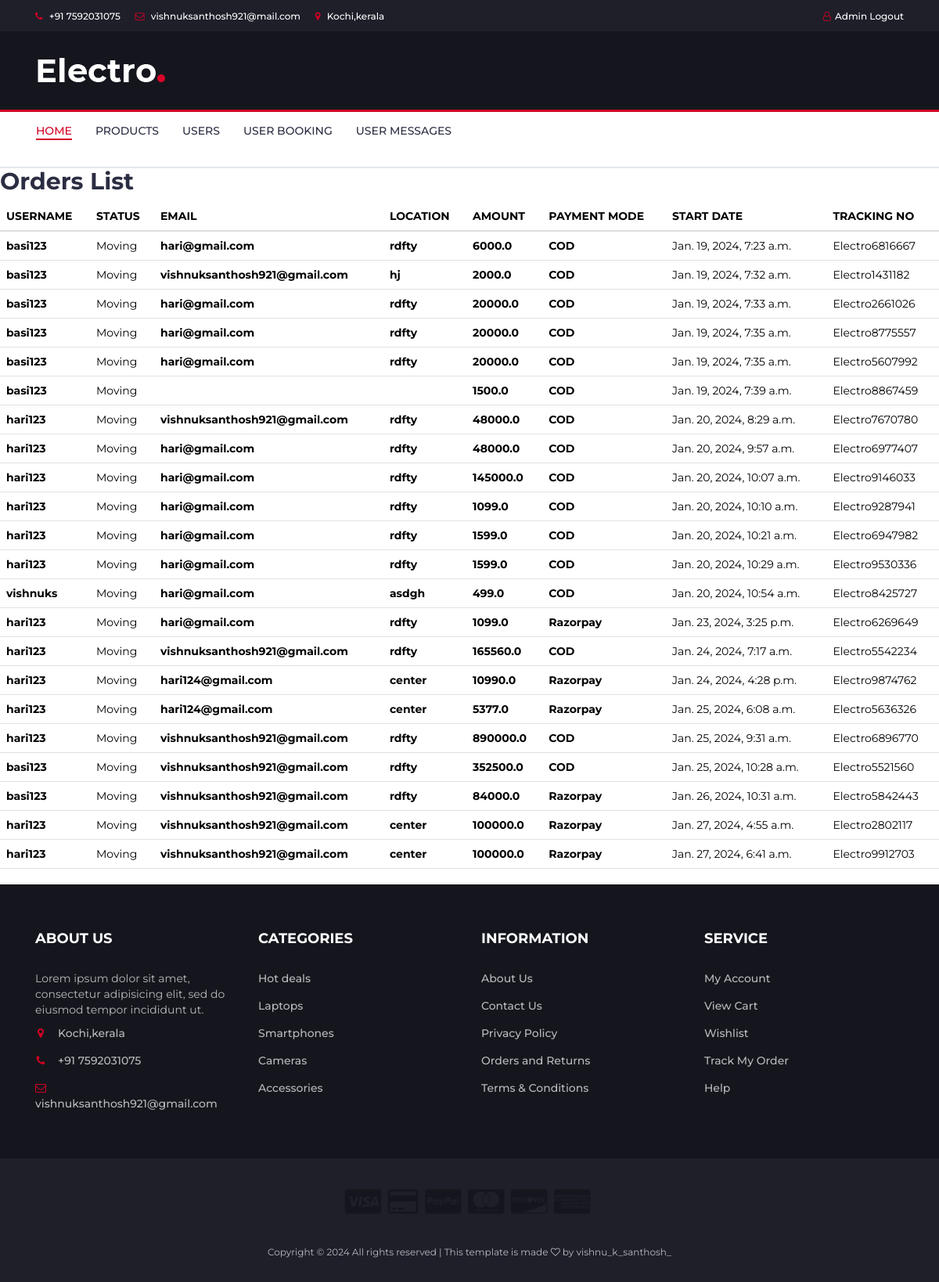
The app's page /userbooking with its own data.
### myapp/models.py (models this page shows, shortened)
class order(models.Model):
    user = models.ForeignKey(usersignup, on_delete=models.CASCADE)
    fname = models.CharField(max_length=150, null=False)
    lname = models.CharField(max_length=150, null=False)
    email = models.CharField(max_length=150, null=False)
    phone = models.CharField(max_length=150, null=False)
    address = models.TextField(null=False)
    city = models.CharField(max_length=150, null=False)
    state = models.CharField(max_length=150, null=False)
    country = models.CharField(max_length=150, null=False)
    pincode = models.CharField(max_length=150, null=False)
    total_price = models.FloatField(null=False)
    payment_mode = models.CharField(max_length=150, null=False)
    payment_id = models.CharField(max_length=150, null=True)
    orderstatus = (
        ('pending','pending'),
        ('Out for shipping','Out for shipping'),
        ('Completed','Completed')
    )
    status = models.CharField(max_length=150,choices=orderstatus, default='pending')
    message = models.TextField(null=True)
    tracking_no = models.CharField(max_length=150,null=True)
    created_at = models.DateTimeField(auto_now_add=True)
    updated_at = models.DateTimeField(auto_now=True)

class usersignup(models.Model):
    name = models.CharField(max_length=50)
    username = models.CharField(max_length=50)
    email = models.EmailField()
    phone = models.IntegerField()
    password = models.CharField(max_length=50)

### myapp/views.py (the view)
# urls.py: path('userbooking',views.userbooking,name='userbooking'),
def userbooking(a2):
    o = order.objects.all()
    return render(a2,'myadmin/userbooking.html',{'o':o})

### templates/myadmin/userbooking.html (shortened to what this page needs)
{% extends 'myadmin/adbase.html' %}
{% block content %}
{% load static %}
                <div class="col-12 tm-block-col">
                    <div class="tm-bg-primary-dark tm-block tm-block-taller tm-block-scroll">
                        <h2 class="tm-block-title">Orders List</h2>
                        <table class="table">
                            <thead>
                                <tr>
                                    <th scope="col">USERNAME</th>
                                    <th scope="col">STATUS</th>
                                    <th scope="col">EMAIL</th>
                                    <th scope="col">LOCATION</th>
                                    <th scope="col">AMOUNT</th>
                                    <th scope="col">PAYMENT MODE</th>
                                    <th scope="col">START DATE</th>
                                    <th scope="col">TRACKING NO</th>
                                </tr>
                            </thead>
                            <tbody>
                                {% for i in o %}
                                <tr>
                                    <th scope="row"><b>{{i.user.username}}</b></th>
                                    <td>
                                        Moving
                                    </td>
                                    <td><b>{{i.email}}</b></td>
                                    <td><b>{{i.city}}</b></td>
                                    <td><b>{{i.total_price}}</b></td>
                                    <td><b>{{i.payment_mode}}</b></td>
                                    <td>{{i.created_at}}</td>
                                    <td>{{i.tracking_no}}</td>
                                </tr>
                                {% endfor %}
                            </tbody>
                        </table>
                    </div>
                </div>
{% endblock %}

### templates/myadmin/adbase.html (shortened to what this page needs)
<!DOCTYPE html>
<html lang="en">
<head>
  {%load static%}
  <link href="https://cdn.jsdelivr.net/npm/bootstrap@5.3.2/dist/css/bootstrap.min.css" rel="stylesheet"
>
  <link type="text/css" rel="stylesheet" href="{%static 'css/bootstrap.min.css' %}" />
  <link type="text/css" rel="stylesheet" href="{%static 'css/slick.css' %}" />
  <link type="text/css" rel="stylesheet" href="{%static 'css/slick-theme.css' %}" />
  <link type="text/css" rel="stylesheet" href="{%static 'css/nouislider.min.css' %}" />
  <link rel="stylesheet" href="{%static 'css/font-awesome.min.css' %}">
  <link type="text/css" rel="stylesheet" href="{%static 'css/style.css' %}" />
</head>
<body>
  <header>
    <div id="top-header">
      <div class="container">
        <ul class="header-links pull-left">
          <li><a href="#"><i class="fa fa-phone"></i> +91 7592031075</a></li>
          <li><a href="#"><i class="fa fa-envelope-o"></i> vishnuksanthosh921@mail.com</a></li>
          <li><a href="#"><i class="fa fa-map-marker"></i> Kochi,kerala</a></li>
        </ul>
        <ul class="header-links pull-right">
          <li><a href="{% url 'logout' %}"><i class="fa fa-user-o"></i>Admin Logout</a></li>
        </ul>
      </div>
    </div>
    <div id="header">
      <div class="container">
        <div class="row">
          <div class="col-md-3">
            <div class="header-logo">
              <a href="#" class="logo">
                <img src="{%static 'img/logo.png' %}" alt="">
              </a>
            </div>
          </div>
          <div class="col-md-6">
            <div class="header-search">
            </div>
          </div>
          <div class="col-md-3 clearfix">
          </div>
        </div>
      </div>
    </div>
  </header>
  <nav id="navigation">
    <div class="container">
      <div id="responsive-nav">
        <ul class="main-nav navbar navbar-expand-lg">
          <li class="active"><a href="{% url 'adminindex' %}">HOME</a></li>
          <li><a href="{% url 'adminpro' %}">PRODUCTS</a></li>
          <li><a href="{% url 'userss' %}">USERS</a></li>
          <li><a href="{% url 'userbooking' %}">USER BOOKING</a></li>
          <li><a href="{% url 'messages' %}">USER MESSAGES</a></li>
        </ul>
      </div>
    </div>
  </nav>
  {% block content %}
  {% endblock %}
  <footer id="footer">
    <div class="section">
      <div class="container">
        <div class="row">
          <div class="col-md-3 col-xs-6">
            <div class="footer">
              <h3 class="footer-title">About Us</h3>
              <p>Lorem ipsum dolor sit amet, consectetur adipisicing elit, sed do eiusmod tempor incididunt ut.</p>
              <ul class="footer-links">
                <li><a href="#"><i class="fa fa-map-marker"></i>Kochi,kerala</a></li>
                <li><a href="#"><i class="fa fa-phone"></i>+91 7592031075</a></li>
                <li><a href="#"><i class="fa fa-envelope-o"></i>vishnuksanthosh921@gmail.com</a></li>
              </ul>
            </div>
          </div>
          <div class="col-md-3 col-xs-6">
            <div class="footer">
              <h3 class="footer-title">Categories</h3>
              <ul class="footer-links">
                <li><a href="#">Hot deals</a></li>
                <li><a href="#">Laptops</a></li>
                <li><a href="#">Smartphones</a></li>
                <li><a href="#">Cameras</a></li>
                <li><a href="#">Accessories</a></li>
              </ul>
            </div>
          </div>
          <div class="col-md-3 col-xs-6">
            <div class="footer">
              <h3 class="footer-title">Information</h3>
              <ul class="footer-links">
                <li><a href="#">About Us</a></li>
                <li><a href="#">Contact Us</a></li>
                <li><a href="#">Privacy Policy</a></li>
                <li><a href="#">Orders and Returns</a></li>
                <li><a href="#">Terms & Conditions</a></li>
              </ul>
            </div>
          </div>
          <div class="col-md-3 col-xs-6">
            <div class="footer">
              <h3 class="footer-title">Service</h3>
              <ul class="footer-links">
                <li><a href="#">My Account</a></li>
                <li><a href="#">View Cart</a></li>
                <li><a href="#">Wishlist</a></li>
                <li><a href="#">Track My Order</a></li>
                <li><a href="#">Help</a></li>
              </ul>
            </div>
          </div>
        </div>
      </div>
    </div>
    <div id="bottom-footer" class="section">
      <div class="container">
        <div class="row">
          <div class="col-md-12 text-center">
            <ul class="footer-payments">
              <li><a href="#"><i class="fa fa-cc-visa"></i></a></li>
              <li><a href="#"><i class="fa fa-credit-card"></i></a></li>
              <li><a href="#"><i class="fa fa-cc-paypal"></i></a></li>
              <li><a href="#"><i class="fa fa-cc-mastercard"></i></a></li>
              <li><a href="#"><i class="fa fa-cc-discover"></i></a></li>
              <li><a href="#"><i class="fa fa-cc-amex"></i></a></li>
            </ul>
            <span class="copyright">
              Copyright &copy;
              <script>document.write(new Date().getFullYear());</script> All rights reserved | This template is made <i
                class="fa fa-heart-o" aria-hidden="true"></i> by vishnu_k_santhosh_
            </span>
          </div>
        </div>
      </div>
    </div>
  </footer>
</body>
</html>

### static/css/style.css (style rules this page uses)
body { font-family: 'Montserrat', sans-serif; font-weight: 400; color: #333; }
h1, h2, h3, h4, h5, h6 { color: #2B2D42; font-weight: 700; margin: 0 0 10px; }
a { color: #2B2D42; font-weight: 500; -webkit-transition: 0.2s color; transition: 0.2s color; }
ul, ol { margin: 0; padding: 0; list-style: none }
.section { padding-top: 30px; padding-bottom: 30px; }
#top-header { padding-top: 10px; padding-bottom: 10px; background-color: #1E1F29; }
.header-links li { display: inline-block; margin-right: 15px; font-size: 12px; }
.header-links li:last-child { margin-right: 0px; }
.header-links li a { color: #FFF; }
.header-links li i { color: #D10024; margin-right: 5px; }
#header { padding-top: 15px; padding-bottom: 15px; background-color: #15161D; }
.header-logo { float: left; }
.header-logo .logo img { display: block; }
.header-search { padding: 15px 0px; }
#navigation { background: #FFF; border-bottom: 2px solid #E4E7ED; border-top: 3px solid #D10024; }
.main-nav>li+li { margin-left: 30px }
.main-nav>li>a { padding: 20px 0px; }
.main-nav>li>a:hover, .main-nav>li>a:focus, .main-nav>li.active>a { color: #D10024; background-color: transparent; }
.main-nav>li>a:after { content: ""; display: block; width: 0%; height: 2px; background-color: #D10024; -webkit-transition: 0.2s all; transition: 0.2s all; }
.main-nav>li>a:hover:after, .main-nav>li>a:focus:after, .main-nav>li.active>a:after { width: 100%; }
#footer { background: #15161D; color: #B9BABC; }
#bottom-footer { background: #1E1F29; }
.footer { margin: 30px 0px; }
.footer .footer-title { color: #FFF; text-transform: uppercase; font-size: 18px; margin: 0px 0px 30px; }
.footer-links li+li { margin-top: 15px; }
.footer-links li a { color: #B9BABC; }
.footer-links li i { margin-right: 15px; color: #D10024; width: 14px; text-align: center; }
.copyright { margin-top: 30px; display: block; font-size: 12px; }
.footer-payments li { display: inline-block; margin-right: 5px; }
.footer-payments li a { color: #15161D; font-size: 36px; display: block; }

### records on screen
order: user.username "basi123", email "hari@gmail.com", city "rdfty", total_price "6000.0", payment_mode "COD", created_at "Jan. 19, 2024, 7:23 a.m.", tracking_no "Electro6816667"
order: user.username "basi123", email "vishnuksanthosh921@gmail.com", city "hj", total_price "2000.0", payment_mode "COD", created_at "Jan. 19, 2024, 7:32 a.m.", tracking_no "Electro1431182"
order: user.username "basi123", email "hari@gmail.com", city "rdfty", total_price "20000.0", payment_mode "COD", created_at "Jan. 19, 2024, 7:33 a.m.", tracking_no "Electro2661026"
order: user.username "basi123", email "hari@gmail.com", city "rdfty", total_price "20000.0", payment_mode "COD", created_at "Jan. 19, 2024, 7:35 a.m.", tracking_no "Electro8775557"
order: user.username "basi123", email "hari@gmail.com", city "rdfty", total_price "20000.0", payment_mode "COD", created_at "Jan. 19, 2024, 7:35 a.m.", tracking_no "Electro5607992"
order: user.username "basi123", total_price "1500.0", payment_mode "COD", created_at "Jan. 19, 2024, 7:39 a.m.", tracking_no "Electro8867459"
order: user.username "hari123", email "vishnuksanthosh921@gmail.com", city "rdfty", total_price "48000.0", payment_mode "COD", created_at "Jan. 20, 2024, 8:29 a.m.", tracking_no "Electro7670780"
order: user.username "hari123", email "hari@gmail.com", city "rdfty", total_price "48000.0", payment_mode "COD", created_at "Jan. 20, 2024, 9:57 a.m.", tracking_no "Electro6977407"
order: user.username "hari123", email "hari@gmail.com", city "rdfty", total_price "145000.0", payment_mode "COD", created_at "Jan. 20, 2024, 10:07 a.m.", tracking_no "Electro9146033"
order: user.username "hari123", email "hari@gmail.com", city "rdfty", total_price "1099.0", payment_mode "COD", created_at "Jan. 20, 2024, 10:10 a.m.", tracking_no "Electro9287941"
order: user.username "hari123", email "hari@gmail.com", city "rdfty", total_price "1599.0", payment_mode "COD", created_at "Jan. 20, 2024, 10:21 a.m.", tracking_no "Electro6947982"
order: user.username "hari123", email "hari@gmail.com", city "rdfty", total_price "1599.0", payment_mode "COD", created_at "Jan. 20, 2024, 10:29 a.m.", tracking_no "Electro9530336"
order: user.username "vishnuks", email "hari@gmail.com", city "asdgh", total_price "499.0", payment_mode "COD", created_at "Jan. 20, 2024, 10:54 a.m.", tracking_no "Electro8425727"
order: user.username "hari123", email "hari@gmail.com", city "rdfty", total_price "1099.0", payment_mode "Razorpay", created_at "Jan. 23, 2024, 3:25 p.m.", tracking_no "Electro6269649"
order: user.username "hari123", email "vishnuksanthosh921@gmail.com", city "rdfty", total_price "165560.0", payment_mode "COD", created_at "Jan. 24, 2024, 7:17 a.m.", tracking_no "Electro5542234"
order: user.username "hari123", email "hari124@gmail.com", city "center", total_price "10990.0", payment_mode "Razorpay", created_at "Jan. 24, 2024, 4:28 p.m.", tracking_no "Electro9874762"
order: user.username "hari123", email "hari124@gmail.com", city "center", total_price "5377.0", payment_mode "Razorpay", created_at "Jan. 25, 2024, 6:08 a.m.", tracking_no "Electro5636326"
order: user.username "hari123", email "vishnuksanthosh921@gmail.com", city "rdfty", total_price "890000.0", payment_mode "COD", created_at "Jan. 25, 2024, 9:31 a.m.", tracking_no "Electro6896770"
order: user.username "basi123", email "vishnuksanthosh921@gmail.com", city "rdfty", total_price "352500.0", payment_mode "COD", created_at "Jan. 25, 2024, 10:28 a.m.", tracking_no "Electro5521560"
order: user.username "basi123", email "vishnuksanthosh921@gmail.com", city "rdfty", total_price "84000.0", payment_mode "Razorpay", created_at "Jan. 26, 2024, 10:31 a.m.", tracking_no "Electro5842443"
order: user.username "hari123", email "vishnuksanthosh921@gmail.com", city "center", total_price "100000.0", payment_mode "Razorpay", created_at "Jan. 27, 2024, 4:55 a.m.", tracking_no "Electro2802117"
order: user.username "hari123", email "vishnuksanthosh921@gmail.com", city "center", total_price "100000.0", payment_mode "Razorpay", created_at "Jan. 27, 2024, 6:41 a.m.", tracking_no "Electro9912703"
